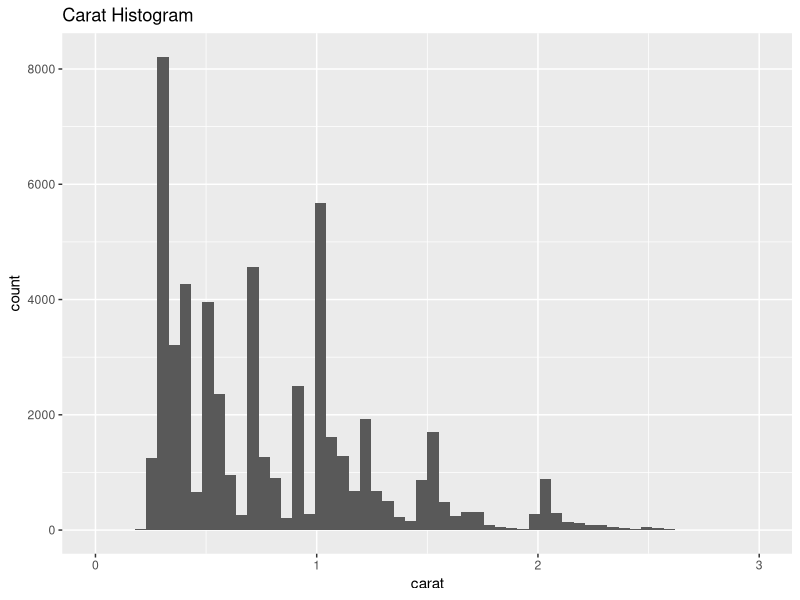
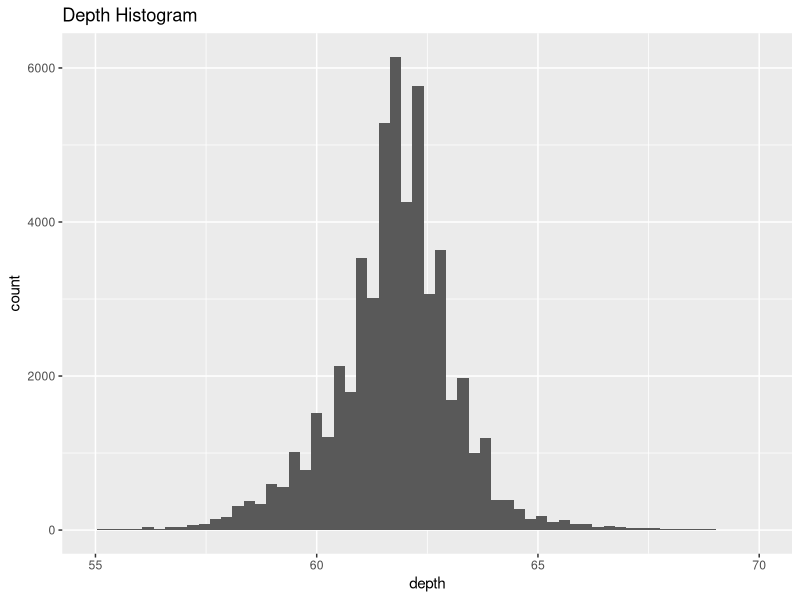
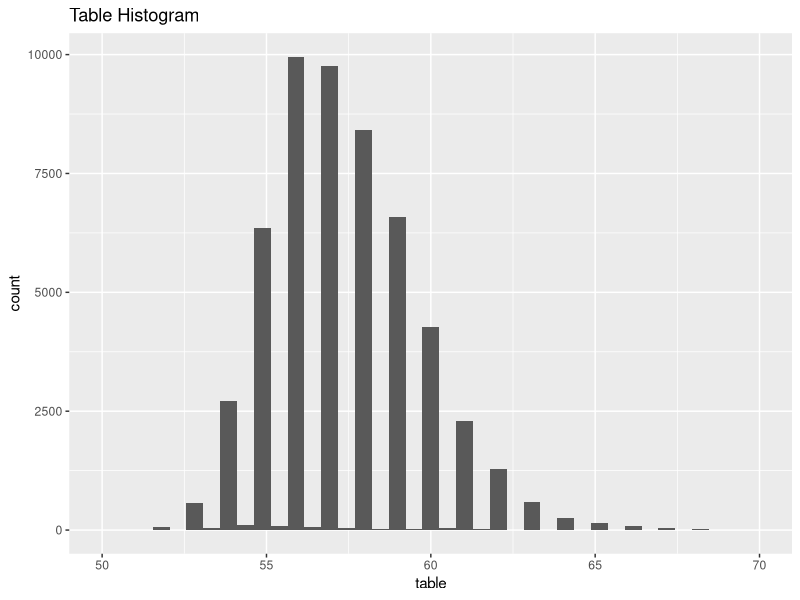
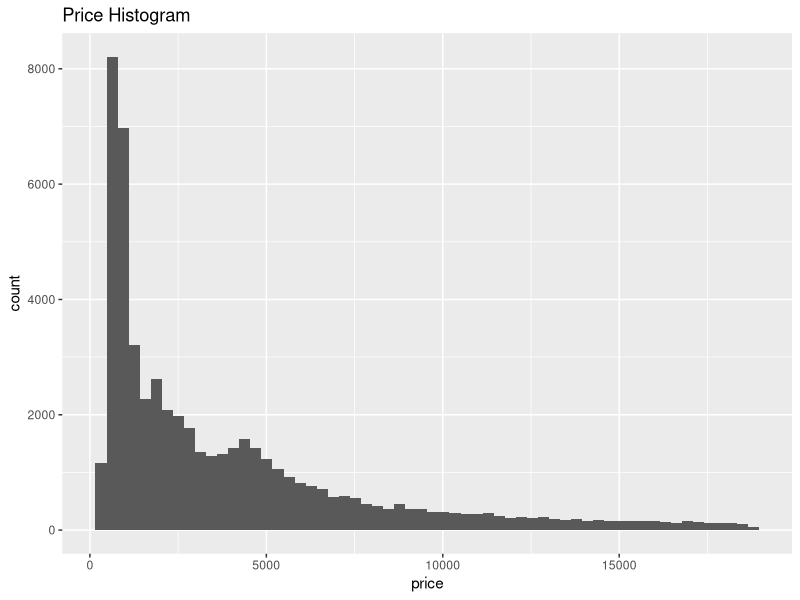
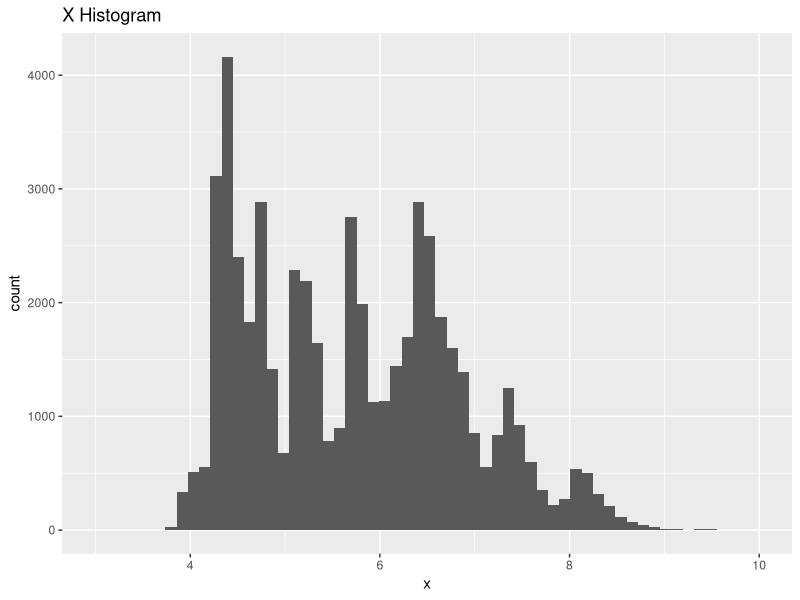
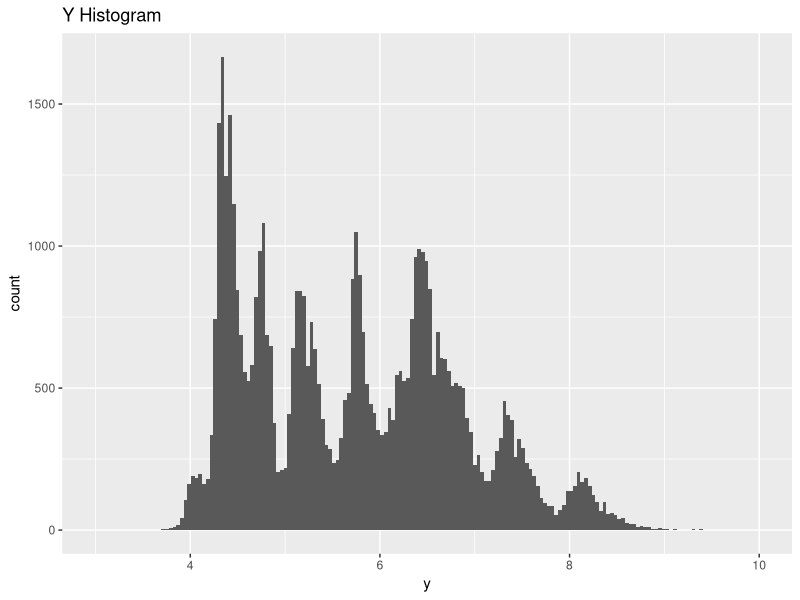
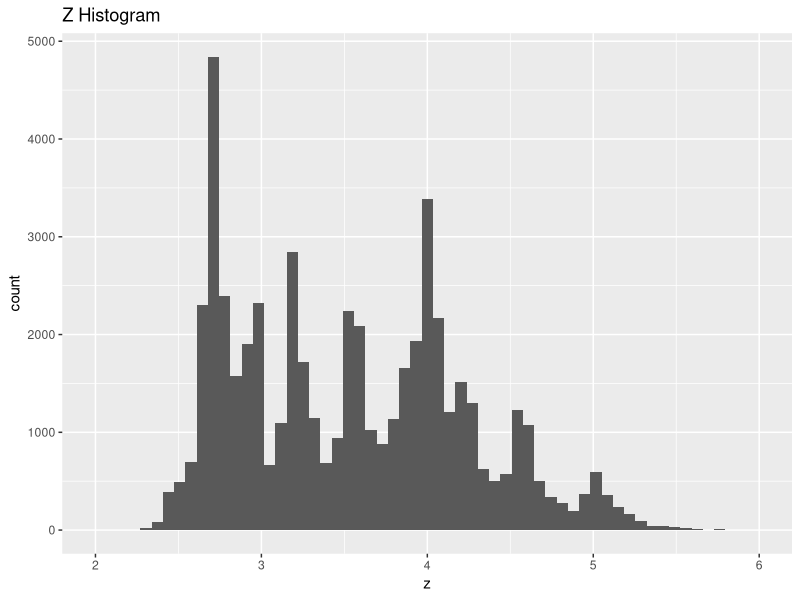

Source code (R) for these figures, in order: (Note: this script raises an error after producing the figures.)
## ---- chunk 1
knitr::opts_chunk$set(echo = TRUE)
## ---- chunk 2
require(ggplot2)
#we need to require ggplot first, and then manipulte the data 
data("diamonds")
#bring the dataset diamond 

#Q1Create	a	histogram	for	every	numeric	column	in	the	diamonds	dataset

#in order to get each histogram, we first create a variable and use ggplot &dataset 
#we divide the data up into 60 or(smaller) bins, and title it with ggtitle (function)

histcarat <- ggplot(diamonds,aes(carat))
#create the carat histogram variable 
histcarat + geom_histogram(bins = 60) + ggtitle("Carat Histogram")+xlim(0, 3)

#plot the histogram of that variable. Limited the histogram
#using xlim to remove the outliers from the histogram.  If we want to view the full histogram, we can remove the + xlim(0, 3)

histdepth <- ggplot(diamonds,aes(depth))
#create the depth histogram variable 
histdepth + geom_histogram(bins = 60) + ggtitle("Depth Histogram") + xlim(55, 70)
#plot the histogram of that variable.&limited the histogram
#using xlim to remove the outliers from the histogram.  To view the full histogram, remove the + xlim(55, 70)

histtable <- ggplot(diamonds,aes(table))
#create the table histogram variable 
histtable + geom_histogram(bins = 40) + ggtitle("Table Histogram") + xlim(50, 70)
#plot the histogram of that variable. Limit the histogram with xlim(50, 70)
#using xlim to remove the outliers from the histogram.  

histprice <- ggplot(diamonds,aes(price))
#create the price histogram variable 
histprice + geom_histogram(bins = 60) + ggtitle("Price Histogram")
#plot the histogram of that variable.

xhist <- ggplot(diamonds,aes(x))
#create the x histogram variable 
xhist + geom_histogram(bins = 60) + ggtitle("X Histogram") + xlim(3, 10)
#plot the histogram of that variable.limit the histogram with xlim(3,10)

yhist <- ggplot(diamonds,aes(y))
#create the y histogram variable 
yhist + geom_histogram(bins = 180) + ggtitle("Y Histogram") + xlim(3, 10)
#plot the histogram of that variable.  limit the histogram with xlim(3,10)

zhist <- ggplot(diamonds,aes(z))
#create the z histogram variable 
zhist + geom_histogram(bins = 60) + ggtitle("Z Histogram") + xlim(2, 6)
#plot the histogram of that variable. limit the histogram with xlim(2,6)

#Comments: Your way really work here but I suggest you to come up with a better way. You can first fliter out the numeric variables and then design a loop to draw a histogram for each.


#Q2 Create a simple scatter plot of Weight and Price using Color as a facet.
#Define scatplot to be a ggplot using the diamonds dataset:(mapping the x axis to'carat'&y axis to 'price'and colour to color)
scatplot <- ggplot(diamonds, aes(x=carat, y=(price), colour=color))
scatplot <- scatplot + geom_point(size=0.8) + ggtitle("Diamonds - Weight to Price by Color",colour="blue") + xlab("Weight")+theme(plot.title = element_text(colour = "blue"))
#plot the data on a scatter plot, titling the graph, x-axis, y-axis, and key as appropriate(reschedual the size of the points)
scatplot <- scatplot + ylab("Price") + labs(colour = "factor(color)")
print(scatplot) 

#Comments: Good try! I see you understanding of the layer plot thought in ggplot but I have one better format you may refer to
ggplot(diamonds,aes(carat,price))+geom_point(aes(color=factor(color)))+labs(title="Diamonds-Weight to Price by Color",x='Weight',y='Price')

#Q3 Remove the non-linearity and replot
#Define scatlin(linear scat) to be a ggplot using the diamonds dataset:(mapping the x axis to the log(carat), the y axis to the log(price), and colour to color)
scatlin <- ggplot(diamonds, aes(x=log(carat), y=log(price), colour=color))
scatlin <- scatlin + geom_point(size=0.8) + ggtitle("Diamonds - Weight to Price (Linear)") + xlab("Weight")+theme(plot.title = element_text(colour = "blue"))
# plot the data on a scatter plot, titling the graph, x-axis, y-axis, and key as appropriate
scatlin <- scatlin + ylab("Price") + labs(colour = "factor(color)")
print(scatlin) 

#4 Remove the linear trend (create a linear model and use the transformed weight on the x-axis and the residuals on the y-axis)
#create a linear that  we can fit a linear model of the log(price) to the log(carat) within the diamonds dataset
linear <- lm(log(price)~log(carat), data = diamonds)
residual <- resid(linear)#create a new variable residual that extracts model residuals from it
WPBC <- ggplot(diamonds, aes(x=log(carat), y=residual, colour=color))
#define WPBC to be a ggplot object using the diamonds dataset and (mapping the x axis to the log(carat), the y axis to residual, and the colour to color)
WPBC <- WPBC + geom_point(size=1.0) + ggtitle("Diamonds - Weight to Price by Color") + xlab("Weight")
#plot the data on a scatter plot, titling the graph, x-axis, y-axis, and key as appropriate(reschedual the size of point)
WPBC <- WPBC + ylab("Price Residuals") + labs(colour = "factor(color)") + theme(legend.position="top")+theme(plot.title = element_text(colour = "blue"))
#As what was shown in the homework.Move the legend to the top of the scatterplot to match the example
print(WPBC)









